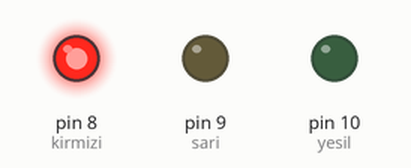
Bench run of a sketch on a simulated Arduino Uno, built with avr-gcc and run on an emulated ATmega328P. Parts: output pins drawn as LEDs (lit = HIGH).

Above: at 2.0 s.
At 4.5 s:
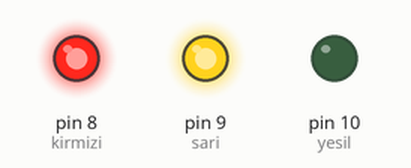
At 6.5 s:
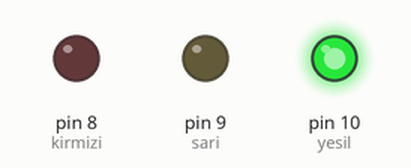
At 8.5 s:
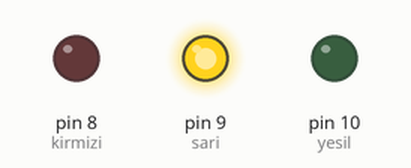
Timing chart, 0 to 11.7 s (numbered marks = the images above):
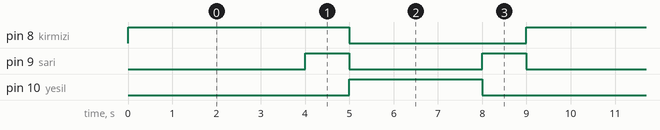

Measured:
- by itself, pin 8 (kirmizi): alternates HIGH for 5.0 s and LOW for 4.0 s
- by itself, pin 9 (sari): repeats every 9.0 s: LOW 3.0 s, HIGH 1.0 s, LOW 4.0 s, HIGH 1.0 s
- by itself, pin 10 (yesil): alternates HIGH for 3.0 s and LOW for 6.0 s

The sketch:

ak0070_trafikLambasi.ino
```cpp
const int kirmizi = 8;
const int sari = 9;
const int yesil = 10;

void setup() {
  pinMode(kirmizi, OUTPUT);
  pinMode(sari, OUTPUT);
  pinMode(yesil, OUTPUT);
}

void loop() {
  digitalWrite(kirmizi, HIGH);
  digitalWrite(sari, LOW);
  digitalWrite(yesil, LOW);
  delay(4000);

  digitalWrite(kirmizi, HIGH);
  digitalWrite(sari, HIGH);
  digitalWrite(yesil, LOW);
  delay(1000);

  digitalWrite(kirmizi, LOW);
  digitalWrite(sari, LOW);
  digitalWrite(yesil, HIGH);
  delay(3000);

  digitalWrite(kirmizi, LOW);
  digitalWrite(sari, HIGH);
  digitalWrite(yesil, LOW);
  delay(1000);
}
```
